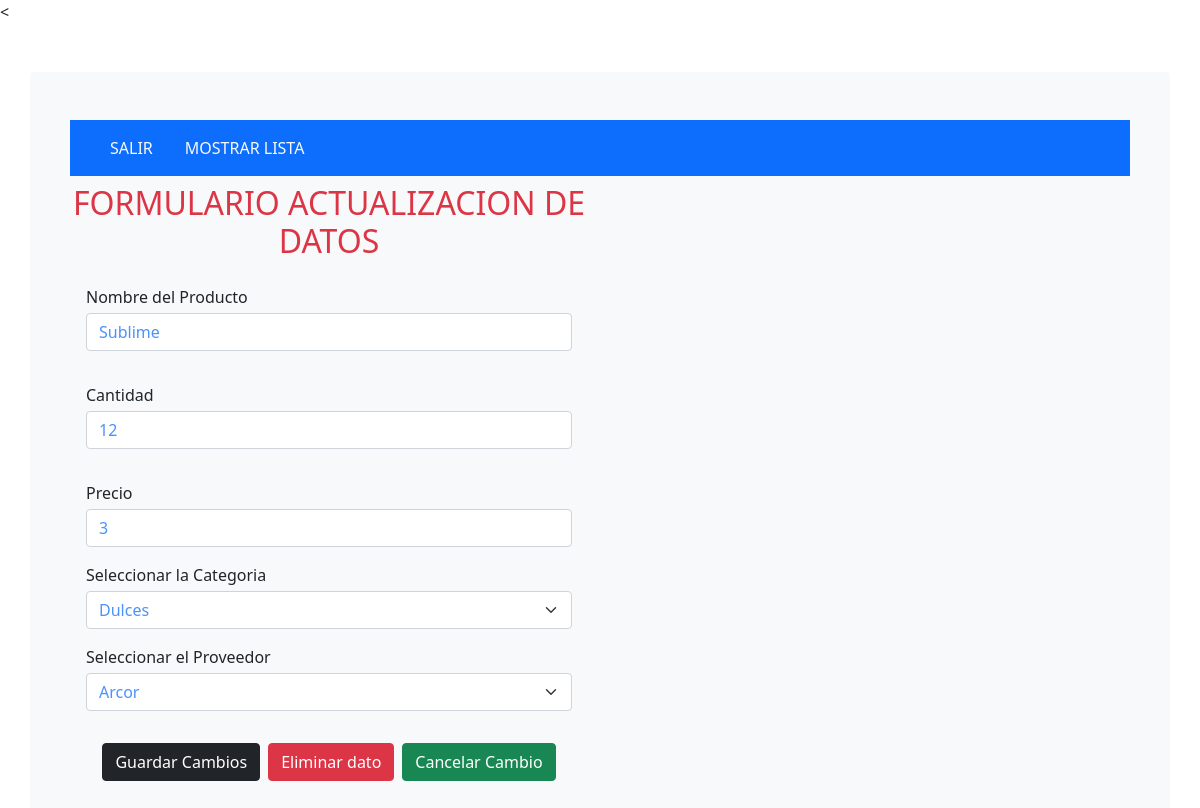
The app's page /vista/public/actualizaProducto.php?id_producto=1 with its own data.
### tables this page shows
CREATE TABLE `tbproducto` (
  `id_producto` int(11) NOT NULL,
  `nombre` varchar(80) NOT NULL,
  `cantidad` int(11) NOT NULL,
  `precio` int(11) NOT NULL,
  `id_categoria` int(11) NOT NULL,
  `id_proveedor` int(11) NOT NULL
);

### modelo/BD/dataBase.php (called while the page is built, shortened)
<?php
class DataBase{
	public $host    =DB_HOST;
	public $usuario =DB_USER;
	public $pass    =DB_PASS;
	public $dbname  =DB_NAME;
	public $link;
	private function connectDB(){
		$this->link=new mysqli($this->host,$this->usuario,$this->pass,$this->dbname);
	}
	public function select($query){
		$result = $this->link->query($query) or die ($this->link->error.__LINE__);
		if($result->num_rows > 0){
			return $result;
		}
		else{
			header("Location:../index.php?msg=El dato no existe!!");
			exit();
		}
	}
 }
?>

### vista/public/actualizaProducto.php (the view, shortened to what this page needs)
<?php
include "../../modelo/BD/dataBase.php";
$id =$_GET['id_producto'];
$dbname=new DataBase();
$query="SELECT * FROM tbproducto WHERE id_producto=$id";
$getData=$dbname->select($query)->fetch_assoc();
?>
<!DOCTYPE html>
<html lang="en">
<head>
<  <link rel="stylesheet" type="text/css" href="../assets/bootstrap/bootstrap.min.css">
</head>
<body oncopy="return false" oncopaste="return false">
 <section class="container bg-light mt-5 p-4 rounded fade-in">
  <div class="row bg-ligt rouded p-3">
    <nav class="navbar navbar-expand-lg navbar-light">
      <div class="container-fluid bg-primary">
        <div class="collapse navbar-collapse" id="navbarNav">
          <ul class="navbar nav">
            <li class="nav-icon "><a class="nav-link active text-light" aria-current="page" href="../../index.php">SALIR</a></li>
            <li class="nav-icon "><a class="nav-link  text-light"href="resultado.php">MOSTRAR LISTA</a></li>
          </ul>
        </div>
      </div>
    </nav>
<div class="col-sm-12 col-md-12 col-lg-6">
  <h2 class="text-danger fw-semibold text-uppercase text-center">FORMULARIO ACTUALIZACION DE DATOS</h2>
  <form action=" actualizaPersonal.php?id_producto=<?php echo $id;?>" class="row g-3 p-3 rounded needs-validation" novalidate method="POST" enctype="multipart/form-data">
  <div class="mb-3">
  <label class="mb-1 lead fs-6">Nombre del Producto</label>
      <input type="text" class="form-control text-primary text-opacity-75 fw-semibold" id="nombre" name="nombre" required value="<?php echo $getData['nombre'];?>">
    </div>
  <div class="mb-3">
  <label class="mb-1 lead fs-6">Cantidad</label>
  <input type="text" class="form-control text-primary text-opacity-75 fw-semibold" id="cantidad" name="cantidad" required value="<?php echo $getData['cantidad'];?>">
    </div>
  <div class="mb-3">
  <label class="mb-1 lead fs-6">Precio</label>
  <input type="text" class="form-control text-primary text-opacity-75 fw-semibold" id="precio" name="precio" required value="<?php echo $getData['precio'];?>">
    </div>
    <div class="mb-3 mt-0">
      <label class="mb-1 lead fs-6">Seleccionar la Categoria</label>
       <select class="form-select has-validation text-primary text-opacity-75 fw-semibold" aria-label="default select example" id="id_categoria" name="id_categoria" required>
              <option selected value="<?php echo $getData['id_categoria'];?>"><?php
              switch ($getData['id_categoria']) {
                case 1:
                  echo"Dulces";
                  break;
              }
            ?></option>
       </select>
      </div>
    <div class="mb-3 mt-0">
      <label class="mb-1 lead fs-6">Seleccionar el Proveedor</label>
       <select class="form-select has-validation text-primary text-opacity-75 fw-semibold" aria-label="default select example" id="id_proveedor" name="id_proveedor" required>
         			<option selected value="<?php echo $getData['id_proveedor'];?>"><?php
              switch ($getData['id_proveedor']) {
                  case 3:
                  echo"Arcor";
                  break;
              }
            ?></option>
       </select>
      </div>
      <div class="d-grid gap-2 d-md-flex justify-content-md-center">
      <button type="submit" name="submit" id="submit" class="btn btn-dark">Guardar Cambios</button>
      <button type="submit" name="delete" id="delete" class="btn btn-danger">Eliminar dato</button>
      <span><a class="btn btn-success" href="resultado.php">Cancelar Cambio </a></span>
      </div>
  </form>
</div>
  </div>
 </section>
</body>
</html>

### records on screen
tbproducto: nombre "Sublime", cantidad "12", precio "3", id_categoria "Dulces", id_proveedor "Arcor"
